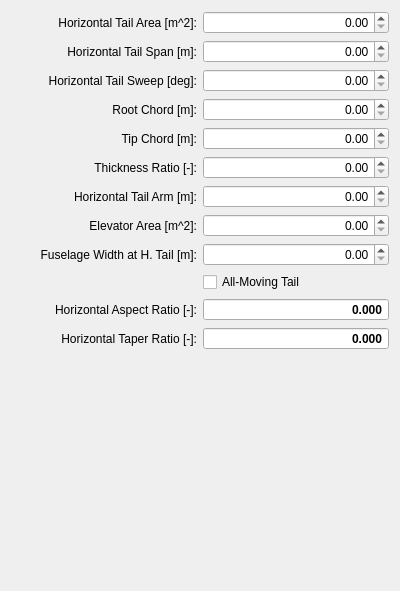
          <widget class="QWidget" name="scrollAreaWidgetContents_4">
           <property name="geometry">
            <rect>
             <x>0</x>
             <y>0</y>
             <width>400</width>
             <height>591</height>
            </rect>
           </property>
           <layout class="QGridLayout" name="gridLayout_14">
            <item row="8" column="1">
             <widget class="QDoubleSpinBox" name="spinBoxHorTailFW">
              <property name="toolTip">
               <string>fuselage width at horizontal tail intersection</string>
              </property>
              <property name="alignment">
               <set>Qt::AlignRight|Qt::AlignTrailing|Qt::AlignVCenter</set>
              </property>
             </widget>
            </item>
            <item row="3" column="0">
             <widget class="QLabel" name="labelHorTailCR">
              <property name="text">
               <string>Root Chord [m]:</string>
              </property>
              <property name="alignment">
               <set>Qt::AlignRight|Qt::AlignTrailing|Qt::AlignVCenter</set>
              </property>
              <property name="buddy">
               <cstring>spinBoxHorTailCR</cstring>
              </property>
             </widget>
            </item>
            <item row="11" column="1">
             <widget class="QDoubleSpinBox" name="spinBoxHorTailTR">
              <property name="font">
               <font>
                <weight>75</weight>
                <bold>true</bold>
               </font>
              </property>
              <property name="focusPolicy">
               <enum>Qt::NoFocus</enum>
              </property>
              <property name="alignment">
               <set>Qt::AlignRight|Qt::AlignTrailing|Qt::AlignVCenter</set>
              </property>
              <property name="readOnly">
               <bool>true</bool>
              </property>
              <property name="buttonSymbols">
               <enum>QAbstractSpinBox::NoButtons</enum>
              </property>
              <property name="decimals">
               <number>3</number>
              </property>
             </widget>
            </item>
            <item row="0" column="0">
             <widget class="QLabel" name="labelHorTailArea">
              <property name="text">
               <string>Horizontal Tail Area [m^2]:</string>
              </property>
              <property name="alignment">
               <set>Qt::AlignRight|Qt::AlignTrailing|Qt::AlignVCenter</set>
              </property>
              <property name="buddy">
               <cstring>spinBoxHorTailArea</cstring>
              </property>
             </widget>
            </item>
            <item row="2" column="0">
             <widget class="QLabel" name="labelHorTailSweep">
              <property name="text">
               <string>Horizontal Tail Sweep [deg]:</string>
              </property>
              <property name="alignment">
               <set>Qt::AlignRight|Qt::AlignTrailing|Qt::AlignVCenter</set>
              </property>
              <property name="buddy">
               <cstring>spinBoxHorTailSweep</cstring>
              </property>
             </widget>
            </item>
            <item row="7" column="0">
             <widget class="QLabel" name="labelElevArea">
              <property name="text">
               <string>Elevator Area [m^2]:</string>
              </property>
              <property name="alignment">
               <set>Qt::AlignRight|Qt::AlignTrailing|Qt::AlignVCenter</set>
              </property>
              <property name="buddy">
               <cstring>spinBoxElevArea</cstring>
              </property>
             </widget>
            </item>
            <item row="10" column="0">
             <widget class="QLabel" name="labelHorTailAR">
              <property name="text">
               <string>Horizontal Aspect Ratio [-]:</string>
              </property>
              <property name="alignment">
               <set>Qt::AlignRight|Qt::AlignTrailing|Qt::AlignVCenter</set>
              </property>
              <property name="buddy">
               <cstring>spinBoxHorTailAR</cstring>
              </property>
             </widget>
            </item>
            <item row="10" column="1">
             <widget class="QDoubleSpinBox" name="spinBoxHorTailAR">
              <property name="font">
               <font>
                <weight>75</weight>
                <bold>true</bold>
               </font>
              </property>
              <property name="focusPolicy">
               <enum>Qt::NoFocus</enum>
              </property>
              <property name="alignment">
               <set>Qt::AlignRight|Qt::AlignTrailing|Qt::AlignVCenter</set>
              </property>
              <property name="readOnly">
               <bool>true</bool>
              </property>
              <property name="buttonSymbols">
               <enum>QAbstractSpinBox::NoButtons</enum>
              </property>
              <property name="decimals">
               <number>3</number>
              </property>
             </widget>
            </item>
            <item row="12" column="1">
             <spacer name="verticalSpacerTailH">
              <property name="orientation">
               <enum>Qt::Vertical</enum>
              </property>
              <property name="sizeHint" stdset="0">
               <size>
                <width>20</width>
                <height>502</height>
               </size>
              </property>
             </spacer>
            </item>
            <item row="1" column="1">
             <widget class="QDoubleSpinBox" name="spinBoxHorTailSpan">
              <property name="alignment">
               <set>Qt::AlignRight|Qt::AlignTrailing|Qt::AlignVCenter</set>
              </property>
             </widget>
            </item>
            <item row="0" column="1">
             <widget class="QDoubleSpinBox" name="spinBoxHorTailArea">
              <property name="alignment">
               <set>Qt::AlignRight|Qt::AlignTrailing|Qt::AlignVCenter</set>
              </property>
              <property name="decimals">
               <number>2</number>
              </property>
              <property name="maximum">
               <double>9999.989999999999782</double>
              </property>
             </widget>
            </item>
            <item row="4" column="1">
             <widget class="QDoubleSpinBox" name="spinBoxHorTailCT">
              <property name="alignment">
               <set>Qt::AlignRight|Qt::AlignTrailing|Qt::AlignVCenter</set>
              </property>
             </widget>
            </item>
            <item row="8" column="0">
             <widget class="QLabel" name="labelHorTailFW">
              <property name="toolTip">
               <string>fuselage width at horizontal tail intersection</string>
              </property>
              <property name="text">
               <string>Fuselage Width at H. Tail [m]:</string>
              </property>
              <property name="alignment">
               <set>Qt::AlignRight|Qt::AlignTrailing|Qt::AlignVCenter</set>
              </property>
              <property name="buddy">
               <cstring>spinBoxHorTailFW</cstring>
              </property>
             </widget>
            </item>
            <item row="9" column="1">
             <widget class="QCheckBox" name="checkBoxHorTailMoving">
              <property name="text">
               <string>All-Moving Tail</string>
              </property>
             </widget>
            </item>
            <item row="7" column="1">
             <widget class="QDoubleSpinBox" name="spinBoxElevArea">
              <property name="alignment">
               <set>Qt::AlignRight|Qt::AlignTrailing|Qt::AlignVCenter</set>
              </property>
             </widget>
            </item>
            <item row="1" column="0">
             <widget class="QLabel" name="labelHorTailSpan">
              <property name="text">
               <string>Horizontal Tail Span [m]:</string>
              </property>
              <property name="alignment">
               <set>Qt::AlignRight|Qt::AlignTrailing|Qt::AlignVCenter</set>
              </property>
              <property name="buddy">
               <cstring>spinBoxHorTailSpan</cstring>
              </property>
             </widget>
            </item>
            <item row="2" column="1">
             <widget class="QDoubleSpinBox" name="spinBoxHorTailSweep">
              <property name="alignment">
               <set>Qt::AlignRight|Qt::AlignTrailing|Qt::AlignVCenter</set>
              </property>
              <property name="maximum">
               <double>90.000000000000000</double>
              </property>
             </widget>
            </item>
            <item row="11" column="0">
             <widget class="QLabel" name="labelHorTailTR">
              <property name="text">
               <string>Horizontal Taper Ratio [-]:</string>
              </property>
              <property name="alignment">
               <set>Qt::AlignRight|Qt::AlignTrailing|Qt::AlignVCenter</set>
              </property>
             </widget>
            </item>
            <item row="3" column="1">
             <widget class="QDoubleSpinBox" name="spinBoxHorTailCR">
              <property name="alignment">
               <set>Qt::AlignRight|Qt::AlignTrailing|Qt::AlignVCenter</set>
              </property>
             </widget>
            </item>
            <item row="6" column="1">
             <widget class="QDoubleSpinBox" name="spinBoxHorTailArm">
              <property name="toolTip">
               <string>length from wing 25% MAC to tail 25% MAC</string>
              </property>
              <property name="alignment">
               <set>Qt::AlignRight|Qt::AlignTrailing|Qt::AlignVCenter</set>
              </property>
              <property name="decimals">
               <number>2</number>
              </property>
             </widget>
            </item>
            <item row="6" column="0">
             <widget class="QLabel" name="labelHorTailArm">
              <property name="toolTip">
               <string>length from wing 25% MAC to tail 25% MAC</string>
              </property>
              <property name="text">
               <string>Horizontal Tail Arm [m]:</string>
              </property>
              <property name="alignment">
               <set>Qt::AlignRight|Qt::AlignTrailing|Qt::AlignVCenter</set>
              </property>
              <property name="buddy">
               <cstring>spinBoxHorTailArm</cstring>
              </property>
             </widget>
            </item>
            <item row="4" column="0">
             <widget class="QLabel" name="labelHorTailCT">
              <property name="text">
               <string>Tip Chord [m]:</string>
              </property>
              <property name="alignment">
               <set>Qt::AlignRight|Qt::AlignTrailing|Qt::AlignVCenter</set>
              </property>
              <property name="buddy">
               <cstring>spinBoxHorTailCT</cstring>
              </property>
             </widget>
            </item>
            <item row="5" column="0">
             <widget class="QLabel" name="labelHorTailTC">
              <property name="text">
               <string>Thickness Ratio [-]:</string>
              </property>
              <property name="alignment">
               <set>Qt::AlignRight|Qt::AlignTrailing|Qt::AlignVCenter</set>
              </property>
             </widget>
            </item>
            <item row="5" column="1">
             <widget class="QDoubleSpinBox" name="spinBoxHorTailTC">
              <property name="alignment">
               <set>Qt::AlignRight|Qt::AlignTrailing|Qt::AlignVCenter</set>
              </property>
              <property name="maximum">
               <double>1.000000000000000</double>
              </property>
             </widget>
            </item>
           </layout>
          </widget>
